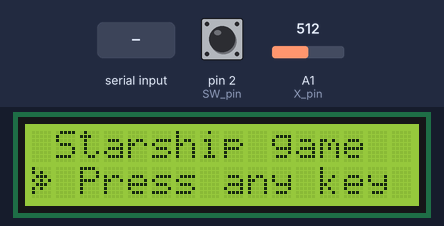
Simulated run of this sketch. Board: Arduino Uno, built with avr-gcc and run on an emulated ATmega328P. Shown: 16×2 character LCD. Inputs (shaded band) come from the test bench; at power-on: A1 (X_pin) = 512, pin 2 (SW_pin) HIGH. Random numbers use the default seed unless the sketch sets one; what the sketch prints to the serial monitor is not drawn.

Above: at 1.3 s.
1.4 s: A1 (X_pin) set to 421
2.9 s: A1 (X_pin) set to 393
At 3.17 s:
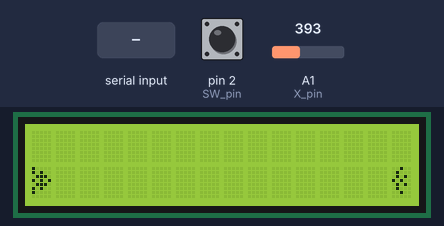
5.0 s: A1 (X_pin) set to 422
6.9 s: pin 2 (SW_pin) pulled LOW for 0.15 s
At 7.34 s:
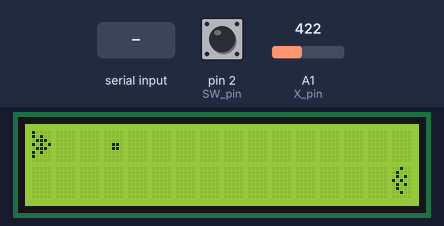
8.7 s: "s\n" received over Serial
At 8.84 s:
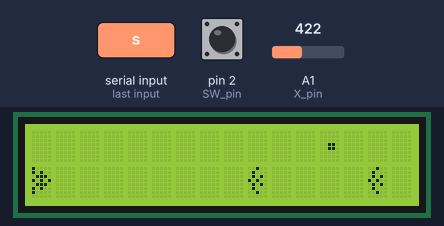
10.6 s: pin 2 (SW_pin) pulled LOW for 1 s
At 13.9 s:
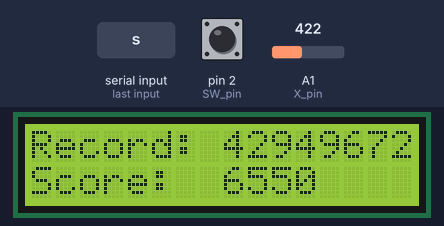

Measured:
- the behaviour switches between 412 and 411 on A1 (X_pin) (found by bisection; images 0 and 1)
- after the input at 1.4 s, every drawn part: stays the same
- after the input at 2.9 s, the display: first changes after 0.07 s (image 1 shows a later state)
- after the input at 6.9 s, the display: first changes at once (image 2 shows a later state)

The sketch:

starship_game.ino
```cpp
#include <Wire.h>
#include <LiquidCrystal_I2C.h>
LiquidCrystal_I2C lcd(0x3F, 16, 2);

#include <EEPROM.h>

byte c1[8]={B10000,B10100,B01110,B10101,B01110,B10100,B10000,B00000}; //Starship
byte c2[8]={B00100,B01000,B01010,B10100,B01010,B01000,B00100,B00000}; //Enemy
byte c3[8]={B00000,B00000,B00000,B00110,B00110,B00000,B00000,B00000}; //Bullet

String lcd_array[2][16] =
  {{"}"," "," "," "," "," "," "," "," "," "," "," "," "," "," "," "},
   {" "," "," "," "," "," "," "," "," "," "," "," "," "," "," "," "}};
/*
} - Starship
> - Bullet
< - Enemy
*/

const unsigned int MAX_MESSAGE_LENGTH = 12;
int starship_possiton = 0;

bool game_is_in_progress = false;
unsigned long game_score = 0;
unsigned long game_start = 0;

bool bullet_is_in_progress = false;
int bullet_possiton[2];
unsigned long bullet_last_move = 0;
unsigned long bullet_speed = 100;

bool enemies_array[5] = {false,false,false,false,false};//{false,true,true,true,true};//
long randNumber;
int enemies_possiton[5][2] = {{-1,-1},{-1,-1},{-1,-1},{-1,-1},{-1,-1}};
unsigned long enemies_last_move[5] = {0,0,0,0,0};
unsigned long enemies_overall_last_move = 0;
unsigned long enemies_speed = 200;


//char serial_message[MAX_MESSAGE_LENGTH] = ""; //w - UP, s - Down, f - Fire
char message[MAX_MESSAGE_LENGTH] = ""; //w - UP, s - Down, f - Fire

/*
Commands:
Up
Down
Fire
*/
// Arduino pin numbers
const int SW_pin = 2; // digital pin connected to switch output
const int X_pin = 1; // analog pin connected to X output


void setup(){
  Serial.begin(9600);
  lcd.begin();
  //Creating custom characters in CG-RAM
  lcd.createChar(1 , c1);
  lcd.createChar(2 , c2);
  lcd.createChar(3 , c3);

  //initiate random
  randomSeed(analogRead(0));

  //joystick initiation
  pinMode(SW_pin, INPUT);
  digitalWrite(SW_pin, HIGH); //default value is 1


  //Starter screen of the game
  lcd.backlight();
  lcd.clear();
  lcd.setCursor(0,0);
  lcd.print(" Starship game");
  lcd.setCursor(0,1);
  lcd.print(char(1));
  lcd.print(" Press any key to start");

}


void loop(){

  //Check to see if anything is available in the serial receive buffer
  while (Serial.available() > 0){
    //Create a place to hold the incoming message
    //static char message[MAX_MESSAGE_LENGTH];
    static unsigned int message_pos = 0;

    //Read the next available byte in the serial receive buffer
    char inByte = Serial.read();

    //Message coming in (check not terminating character) and guard for over message size
    if ( inByte != '\n' && (message_pos < MAX_MESSAGE_LENGTH - 1) ){
      //Add the incoming byte to our message
      message[message_pos] = inByte;
      message_pos++;
    }else{//Full message received...
      //Add null character to string
      message[message_pos] = '\0';

      //Print the message (or do other things)
      Serial.print("[[");
      Serial.print(message);
      Serial.println("]]");
      print_array_to_serial();

      //Reset for the next message
      message_pos = 0;
    }
  }

  //Joystick input to commands:
  if(digitalRead(SW_pin)==LOW){
    message[0] = 'f';
  }
  if(analogRead(X_pin)>612){
    message[0] = 'w';
  }
  if(analogRead(X_pin)<412){
    message[0] = 's';
  }


  //Start game
  if (game_is_in_progress==false && (message[0] == 'w' || message[0] == 's' || message[0] == 'f')){
    game_is_in_progress = true;
    game_start = millis();
  }

  if(game_is_in_progress){

    //Processing input
    if(message[0] == 'w'){ // Up command
      starship_possiton = 0;
      /*lcd_array[0][0] = "}";
      lcd_array[1][0] = " ";*/
    }else if(message[0] == 's'){ // Down command
      starship_possiton = 1;
      /*lcd_array[1][0] = "}";
      lcd_array[0][0] = " ";*/
    }else if(message[0] == 'f' && bullet_is_in_progress == false){ //Fire command
      bullet_possiton[0] = starship_possiton;
      bullet_possiton[1] = 1;

      bullet_is_in_progress = true;
      bullet_last_move = millis();
//      Serial.println(bullet_last_move);
    }


    //moving bullet
    if(bullet_is_in_progress && bullet_last_move+bullet_speed <= millis()){


      if(bullet_possiton[1] != 15){
        Serial.println("moving bullet");
        bullet_last_move = millis();
        bullet_possiton[1] = bullet_possiton[1]+1;
      }else if(bullet_possiton[1] == 15){
        bullet_possiton[1] = -1;
        bullet_is_in_progress = false;
      }
      /*
      for(int i=0;i<2;i++){
        for(int j=0;j<16;j++){
          if(lcd_array[i][j] == ">" && j != 15){
            Serial.println("moving bullet");
            bullet_last_move = millis();
            lcd_array[i][j+1] = ">";
            lcd_array[i][j] = " ";
            //print_array_to_serial();
            break;
          }else if(lcd_array[i][j] == ">" && j == 15){
            lcd_array[i][j] = " ";
            bullet_is_in_progress = false;
          }

        }
      }*/
    }


    //Enemies initiation
    if((enemies_array[0]==false || enemies_array[1]==false ||
       enemies_array[2]==false || enemies_array[3]==false || enemies_array[4]==false) &&
       enemies_overall_last_move+enemies_speed*3 <= millis() ){
      // print a random number from 0 to 6
      randNumber = random(0, 6);
//      Serial.print("randNumber: ");
//      Serial.println(randNumber);
      if(randNumber==0 || randNumber==1){
//        Serial.print("Enemies initiation: "); Serial.println(randNumber);
        for(int i=0; i<5; i++){
          if(enemies_array[i]==false){
            lcd_array[randNumber][15]="<";
            enemies_array[i]=true;
            enemies_possiton[i][0] = randNumber;
            enemies_possiton[i][1] = 15;
            enemies_last_move[i] = millis();
            enemies_overall_last_move = millis();

//            Serial.print("enemies_possiton[i][0],[1]: ");
//            Serial.print(i);Serial.print(", ");
//            Serial.print(enemies_possiton[i][0]);Serial.print(", ");
//            Serial.println(enemies_possiton[i][1]);


            break;
          }
        }
      }
    }


    //moving enemies

    for(int i=0; i<5; i++){
      if(enemies_array[i]==true && enemies_last_move[i]+enemies_speed <= millis()){
        enemies_possiton[i][1] = enemies_possiton[i][1] - 1;
        enemies_last_move[i] = millis();
      }
      //if enemy passed through starship
      if(enemies_possiton[i][1]==-1){
        enemies_array[i]=false;
      }

    }


    //Update lcd_array and check crushes
    for(int i=0;i<2;i++){

      for(int j=0;j<16;j++){

        if(game_is_in_progress){
          lcd_array[i][j] = " ";//by default all cells are blank


          //drawing starship
          if(starship_possiton==i && j==0){
            lcd_array[i][j] = "}";
          }

          //drawing bullet
          if(bullet_is_in_progress == true && bullet_possiton[0] == i &&
          bullet_possiton[1] == j){
            lcd_array[i][j] = ">";
          }

          //drawing enemies
          for(int k=0; k<5; k++){
            if(enemies_array[k]==true && enemies_possiton[k][0] == i
            && enemies_possiton[k][1] == j){
              lcd_array[i][j]="<";
            }
          }

          //bullet enemy crush
          for(int k=0; k<5; k++){
            if(bullet_is_in_progress == true && bullet_possiton[0] == i &&
            bullet_possiton[1] == j &&
            ((enemies_array[k]==true && enemies_possiton[k][0] == i
            && enemies_possiton[k][1] == j) ||
            (enemies_array[k]==true && enemies_possiton[k][0] == i
            && enemies_possiton[k][1] == j-1) )
            ){
              Serial.println("bullet enemy crush");
              enemies_array[k] = false;
              enemies_possiton[k][0] = -1;
              enemies_possiton[k][1] = -1;
              bullet_is_in_progress = false;
              bullet_possiton[0] = -1;
              bullet_possiton[1] = -1;

              lcd_array[i][j]=" ";
            }

          }

          //starship enemy crush
          if(j==0 && starship_possiton==i){
            for(int k=0; k<5; k++){
              if(enemies_array[k]==true && enemies_possiton[k][0] == i
              && enemies_possiton[k][1] == j){
                Serial.println("starship enemy crush");
                //Game Over. Your score. High Score
                game_score = millis() - game_start;

                //need to reset all game values
                starship_possiton = 0;
                game_is_in_progress = false;
                bullet_is_in_progress = false;

                for(int z=0; z<5; z++){
                  enemies_array[z] = false;
                  enemies_possiton[z][0] = -1;
                  enemies_possiton[z][1] = -1;
                }


                enemies_speed = 200;
                message[MAX_MESSAGE_LENGTH] = ""; //w - UP, s - Down, f - Fire

                break;
            }

          }
          }
        }


      }
    }

    //Printing game to lcd
    for(int i=0;i<2;i++){
      lcd.setCursor(0,i);
      for(int j=0;j<16;j++){

        if(lcd_array[i][j] == "}"){
          lcd.print(char(1));
        }else if(lcd_array[i][j] == "<"){
          lcd.print(char(2));
        }else if(lcd_array[i][j] == ">"){
          lcd.print(char(3));
        }else{
          lcd.print(lcd_array[i][j]);
        }

      }
    }

  }else{
    if(game_score!=0){
      EEPROM.get(0, game_start);

      Serial.print("High score: ");
      Serial.println(game_start);
      Serial.print("Score: ");
      Serial.println(game_score);


      //Game over screen
      lcd.clear();
      lcd.setCursor(0,0);
      lcd.print("Record: ");
      lcd.print(game_start);

      lcd.setCursor(0,1);
      lcd.print("Score:  ");
      lcd.print(game_score);
      if(game_score > game_start){
         EEPROM.put(0, game_score);
      }
      game_score = 0;//reset game score for next game
    }
  }


  delay(50);
  message[0] = ' '; //reset command

}


void print_array_to_serial(){
  //Printing game to Serial Monitor:
  Serial.println("lcd_array:");
  for(int i=0;i<2;i++){
    for(int j=0;j<16;j++){
      Serial.print(lcd_array[i][j]);
    }
    Serial.println("");
  }
}
```
